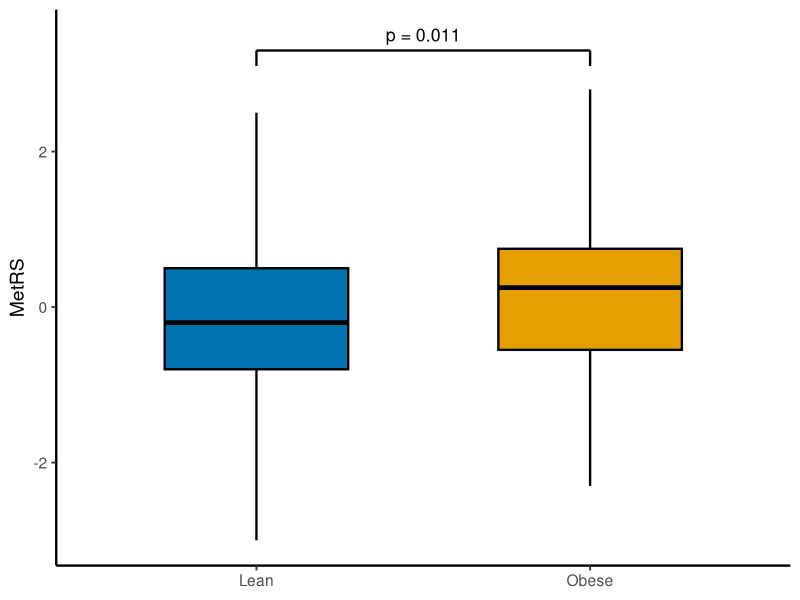

The R source for this figure:
library(ggplot2)
library(svglite)

df = read.csv("data.csv")
df$group = factor(df$group, levels = c("Lean", "Obese"))

fill_cols = c("Lean" = "#0072B2", "Obese" = "#E69F00")

p = ggplot(df, aes(x = group, fill = group)) +
  geom_boxplot(
    aes(ymin = ymin, lower = lower, middle = middle, upper = upper, ymax = ymax),
    stat = "identity", width = 0.55, color = "black", linewidth = 0.8
  ) +
  annotate("segment", x = 1, xend = 2, y = 3.3, yend = 3.3, linewidth = 0.8) +
  annotate("segment", x = 1, xend = 1, y = 3.3, yend = 3.1, linewidth = 0.8) +
  annotate("segment", x = 2, xend = 2, y = 3.3, yend = 3.1, linewidth = 0.8) +
  annotate("text", x = 1.5, y = 3.5, label = "p = 0.011", size = 4.5) +
  scale_fill_manual(values = fill_cols) +
  scale_y_continuous(breaks = c(-2, 0, 2, 4)) +
  labs(x = NULL, y = "MetRS") +
  theme_classic(base_size = 14) +
  theme(legend.position = "none", axis.line = element_line(linewidth = 0.8))

ggsave("fig4b.svg", p, width = 5, height = 4)
